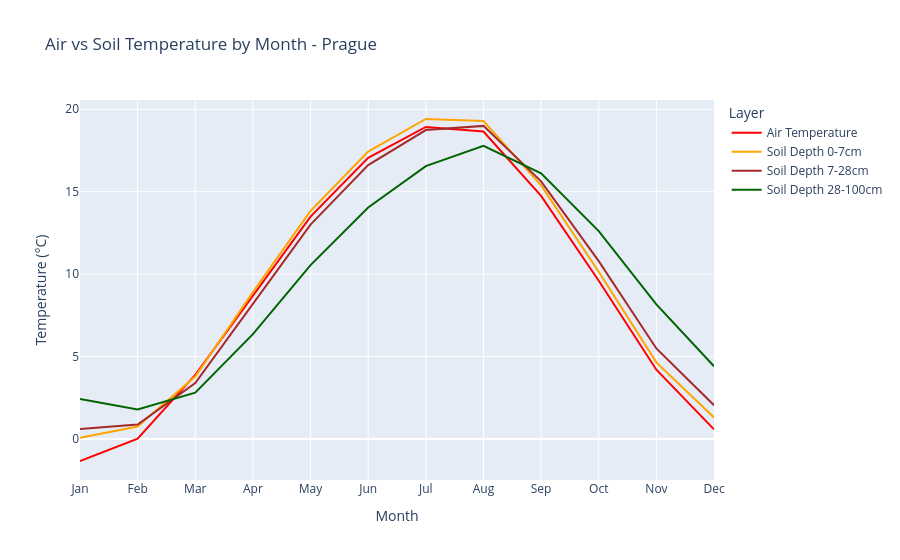

Write notebook code for a chart like this one.
### Code cell
# plot
# didn't merge with CHMU soil data, because of high missing value
fig = px.line(soil_temp, x='month', y=['air_temp', 'soil_0_7', 'soil_7_28', 'soil_28_100'],
              title='Air vs Soil Temperature by Month - Prague',
              labels={'value': 'Temperature (°C)', 'month': 'Month', 'variable': 'Layer'},
              color_discrete_map={
                  'air_temp': 'red',
                  'soil_0_7': 'orange',
                  'soil_7_28': 'brown',
                  'soil_28_100': 'darkgreen'
              })

# rename the label
fig.for_each_trace(lambda t: t.update(name={
    'air_temp': 'Air Temperature',
    'soil_0_7': 'Soil Depth 0-7cm',
    'soil_7_28': 'Soil Depth 7-28cm',
    'soil_28_100': 'Soil Depth 28-100cm'
}.get(t.name, t.name)))

fig.update_xaxes(tickvals=list(range(1,13)),
                 ticktext=['Jan','Feb','Mar','Apr','May','Jun',
                           'Jul','Aug','Sep','Oct','Nov','Dec'])
fig.show()

### Figure 1 — Plotly figure (JSON) as saved in the notebook; plotly's stock layout.template omitted (floating-point values rounded to 4 significant figures)
{"data": [{"hovertemplate": "Layer=air_temp<br>Month=%{x}<br>Temperature (°C)=%{y}<extra></extra>", "legendgroup": "air_temp", "line": {"color": "red", "dash": "solid"}, "marker": {"symbol": "circle"}, "mode": "lines", "name": "Air Temperature", "orientation": "v", "showlegend": true, "x": [1, 2, 3, 4, 5, 6, 7, 8, 9, 10, 11, 12], "xaxis": "x", "y": [-1.334, 0.02014, 3.886, 8.686, 13.49, 17.06, 18.93, 18.65, 14.74, 9.596, 4.205, 0.587], "yaxis": "y", "type": "scatter"}, {"hovertemplate": "Layer=soil_0_7<br>Month=%{x}<br>Temperature (°C)=%{y}<extra></extra>", "legendgroup": "soil_0_7", "line": {"color": "orange", "dash": "solid"}, "marker": {"symbol": "circle"}, "mode": "lines", "name": "Soil Depth 0-7cm", "orientation": "v", "showlegend": true, "x": [1, 2, 3, 4, 5, 6, 7, 8, 9, 10, 11, 12], "xaxis": "x", "y": [0.07999, 0.7583, 3.787, 8.906, 13.83, 17.44, 19.41, 19.29, 15.38, 10.14, 4.649, 1.305], "yaxis": "y", "type": "scatter"}, {"hovertemplate": "Layer=soil_7_28<br>Month=%{x}<br>Temperature (°C)=%{y}<extra></extra>", "legendgroup": "soil_7_28", "line": {"color": "brown", "dash": "solid"}, "marker": {"symbol": "circle"}, "mode": "lines", "name": "Soil Depth 7-28cm", "orientation": "v", "showlegend": true, "x": [1, 2, 3, 4, 5, 6, 7, 8, 9, 10, 11, 12], "xaxis": "x", "y": [0.6083, 0.8766, 3.391, 8.231, 13.01, 16.61, 18.74, 18.99, 15.63, 10.79, 5.493, 2.048], "yaxis": "y", "type": "scatter"}, {"hovertemplate": "Layer=soil_28_100<br>Month=%{x}<br>Temperature (°C)=%{y}<extra></extra>", "legendgroup": "soil_28_100", "line": {"color": "darkgreen", "dash": "solid"}, "marker": {"symbol": "circle"}, "mode": "lines", "name": "Soil Depth 28-100cm", "orientation": "v", "showlegend": true, "x": [1, 2, 3, 4, 5, 6, 7, 8, 9, 10, 11, 12], "xaxis": "x", "y": [2.432, 1.793, 2.816, 6.361, 10.55, 14.04, 16.56, 17.78, 16.11, 12.61, 8.165, 4.417], "yaxis": "y", "type": "scatter"}], "layout": {"xaxis": {"anchor": "y", "domain": [0.0, 1.0], "title": {"text": "Month"}, "tickvals": [1, 2, 3, 4, 5, 6, 7, 8, 9, 10, 11, 12], "ticktext": ["Jan", "Feb", "Mar", "Apr", "May", "Jun", "Jul", "Aug", "Sep", "Oct", "Nov", "Dec"]}, "yaxis": {"anchor": "x", "domain": [0.0, 1.0], "title": {"text": "Temperature (°C)"}}, "legend": {"title": {"text": "Layer"}, "tracegroupgap": 0}, "title": {"text": "Air vs Soil Temperature by Month - Prague"}}}
